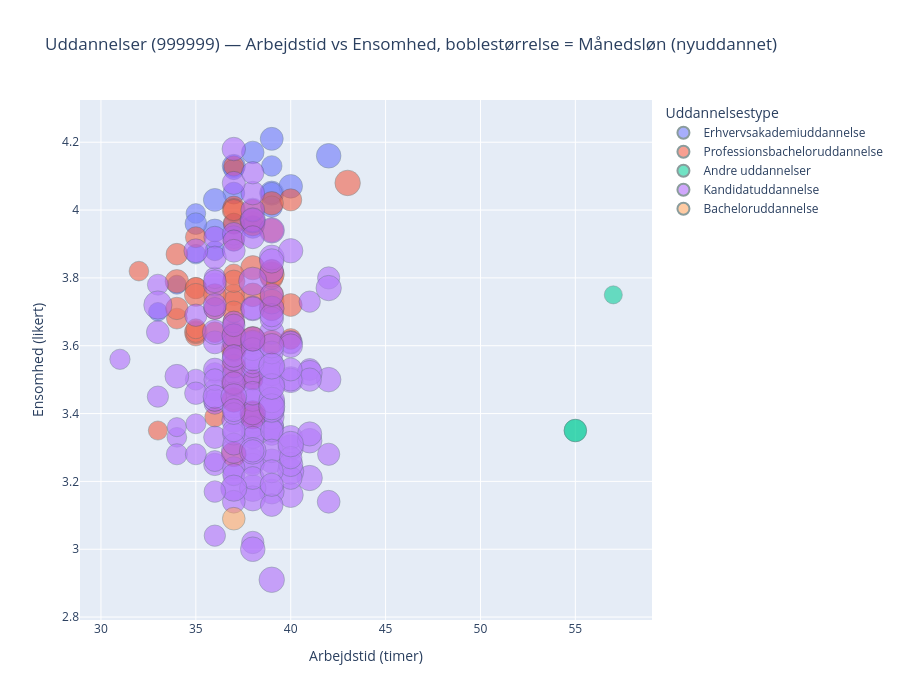

Write notebook code for a chart like this one.
### Code cell
import pandas as pd
import plotly.express as px

# ============================================================
# 1) LOAD DATA
# ============================================================
df = pd.read_excel("../Data/DATA_UFM_combined.xlsx", header=0)

# keep only national level
df = df[df["udbud_id"] == 999999].copy()

# drop rows with missing relevant values
df = df.dropna(subset=["arbejdstid_timer", "ensom_likert", "maanedloen_nyudd", "displaydocclass"])

# ============================================================
# 2) BUBBLE CHART
# ============================================================
fig = px.scatter(
    df,
    x="arbejdstid_timer",
    y="ensom_likert",
    size="maanedloen_nyudd",
    color="displaydocclass",
    hover_name="titel",
    labels={
        "arbejdstid_timer": "Arbejdstid (timer)",
        "ensom_likert": "Ensomhed (likert)",
        "maanedloen_nyudd": "Månedsløn (nyuddannet)",
        "displaydocclass": "Uddannelsestype"
    },
    title="Uddannelser (999999) — Arbejdstid vs Ensomhed, boblestørrelse = Månedsløn (nyuddannet)",
    height=700
)

# optional tweaks for readability
fig.update_traces(opacity=0.8, marker=dict(line=dict(width=0.5, color='DarkSlateGrey')))
fig.update_layout(
    legend_title_text="Uddannelsestype",
    xaxis=dict(zeroline=False),
    yaxis=dict(zeroline=False)
)

fig.show()

### Figure 1 — Plotly figure (JSON) as saved in the notebook; plotly's stock layout.template omitted (floating-point values rounded to 4 significant figures; data arrays with more than 128 entries replaced by an {"elided": "..."} marker saying what was removed)
{"data": [{"hovertemplate": "<b>%{hovertext}</b><br><br>Uddannelsestype=Erhvervsakademiuddannelse<br>Arbejdstid (timer)=%{x}<br>Ensomhed (likert)=%{y}<br>Månedsløn (nyuddannet)=%{marker.size}<extra></extra>", "hovertext": ["Administrationsøkonom", "Automationsteknolog", "Energiteknolog", "Financial Controller", "Byggekoordinator", "Datamatiker", "Designteknolog", "Finansøkonom", "Handelsøkonom", "It-teknolog", "Jordbrugsteknolog", "Kort- og landmålingstekniker", "Laborant", "Markedsføringsøkonom", "Miljøteknolog", "Multimediedesigner", "Procesteknolog", "Produktionsteknolog", "Service- og oplevelsesøkonom", "Logistikøkonom", "Elinstallatør"], "legendgroup": "Erhvervsakademiuddannelse", "marker": {"color": "#636efa", "line": {"color": "DarkSlateGrey", "width": 0.5}, "size": [29800, 40700, 37700, 27600, 39150, 36000, 24600, 29700, 29500, 33400, 32500, 35700, 36150, 27350, 32900, 25500, 36700, 37000, 27000, 32400, 42600], "sizemode": "area", "sizeref": 140.2, "symbol": "circle"}, "mode": "markers", "name": "Erhvervsakademiuddannelse", "opacity": 0.8, "orientation": "v", "showlegend": true, "type": "scatter", "x": [37, 39, 37, 36, 40, 36, 33, 39, 37, 37, 39, 38, 38, 35, 35, 34, 36, 39, 35, 39, 42], "xaxis": "x", "y": [3.96, 4.05, 4.13, 3.88, 4.07, 3.94, 3.7, 4.13, 4.12, 4.05, 4.05, 4.17, 3.95, 3.99, 3.96, 3.78, 4.03, 4.21, 3.87, 4.01, 4.16], "yaxis": "y"}, {"hovertemplate": "<b>%{hovertext}</b><br><br>Uddannelsestype=Professionsbacheloruddannelse<br>Arbejdstid (timer)=%{x}<br>Ensomhed (likert)=%{y}<br>Månedsløn (nyuddannet)=%{marker.size}<extra></extra>", "hovertext": ["Psykomotorisk terapeut", "Bioanalytiker", "Bygningskonstruktør", "Diplomingeniør - bioteknologi", "Diplomingeniør - bygning", "Diplomingeniør - bygningsdesign", "Diplomingeniør - elektronik", "Diplomingeniør - elektroteknologi", "Diplomingeniør - global ledelse og design af produktionsnetværk", "Diplomingeniør - softwareteknologi", "Diplomingeniør - integreret design", "Diplomingeniør - kemi- og bioteknologi", "Diplomingeniør i kemiteknologi", "Diplomingeniør - maskinteknik", "Diplomingeniør - Mechatronics", "Diplomingeniør - produktion", "Diplomingeniør - robotteknologi", "Diplomingeniør - elektrisk energiteknologi", "Diplomingeniør - sundhedsteknologi", "Ergoterapeut", "Fotojournalist", "Fysioterapeut", "Visuel kommunikation", "Design og business", "Jordemoder", "Journalist", "Animation", "Lærer i folkeskolen", "Maskinmester", "Medieproduktion og ledelse", "Optometrist", "Pædagog", "Procesøkonomi og værdikædeledelse", "It-sikkerhed", "Ernæring og sundhed", "Økonomi og informationsteknologi", "E-commerce og digital marketing", "Event management og økonomi", "Skat", "Diakoni og socialpædagogik", "E-handel", "Digital konceptudvikling", "Eksport og teknologi", "Finans", "Innovation og entrepreneurship", "International handel og markedsføring", "International Hospitality Management", "Jordbrug", "Katastrofe- og risikomanager", "Kommunikation", "Kristendom, kultur og kommunikation", "Multiplatform storytelling and production", "Offentlig administration", "Produktudvikling og teknisk integration", "Softwareudvikling", "Sport Management", "Webudvikling", "Radiograf", "Skov- og landskabsingeniør", "Socialrådgiver", "Sygeplejerske", "Tandplejer"], "legendgroup": "Professionsbacheloruddannelse", "marker": {"color": "#EF553B", "line": {"color": "DarkSlateGrey", "width": 0.5}, "size": [30500, 31750, 39300, 46550, 39800, 38700, 41650, 43900, 43900, 42900, 39400, 40500, 36250, 41600, 42650, 43200, 41100, 44350, 40850, 31500, 25700, 30700, 30550, 28600, 36500, 36700, 28750, 39100, 45700, 32200, 38600, 32300, 36900, 41500, 29000, 36600, 31400, 30300, 37800, 32950, 31400, 30000, 33150, 34400, 30600, 31400, 30250, 34700, 36600, 34500, 27200, 28000, 33500, 38300, 38000, 28800, 33300, 32900, 37100, 35000, 35100, 35200], "sizemode": "area", "sizeref": 140.2, "symbol": "circle"}, "mode": "markers", "name": "Professionsbacheloruddannelse", "opacity": 0.8, "orientation": "v", "showlegend": true, "type": "scatter", "x": [34, 37, 39, 38, 39, 38, 37, 38, 37, 37, 37, 38, 39, 39, 37, 39, 38, 39, 39, 35, 33, 35, 35, 36, 35, 37, 38, 38, 43, 37, 34, 35, 35, 38, 35, 38, 37, 40, 37, 34, 37, 36, 38, 40, 37, 37, 37, 37, 40, 37, 32, 35, 37, 39, 37, 37, 36, 37, 39, 37, 36, 34], "xaxis": "x", "y": [3.68, 3.64, 3.94, 3.4, 3.75, 3.62, 3.44, 3.62, 3.49, 3.59, 3.54, 3.39, 3.8, 3.71, 3.28, 3.73, 3.83, 3.81, 3.61, 3.77, 3.35, 3.92, 3.63, 3.39, 3.64, 3.63, 3.5, 3.75, 4.08, 3.75, 3.79, 3.77, 3.75, 3.96, 3.64, 3.97, 4.01, 3.62, 4, 3.87, 3.96, 3.64, 4, 4.03, 3.81, 4, 3.91, 3.73, 3.72, 3.59, 3.82, 3.65, 3.67, 4.02, 3.63, 4.13, 3.71, 3.7, 3.82, 3.79, 3.75, 3.71], "yaxis": "y"}, {"hovertemplate": "<b>%{hovertext}</b><br><br>Uddannelsestype=Andre uddannelser<br>Arbejdstid (timer)=%{x}<br>Ensomhed (likert)=%{y}<br>Månedsløn (nyuddannet)=%{marker.size}<extra></extra>", "hovertext": ["Skibsfører (uden gymnasial uddannelse)", "Kystskipper", "Skibsassistent"], "legendgroup": "Andre uddannelser", "marker": {"color": "#00cc96", "line": {"color": "DarkSlateGrey", "width": 0.5}, "size": [35600, 35600, 22900], "sizemode": "area", "sizeref": 140.2, "symbol": "circle"}, "mode": "markers", "name": "Andre uddannelser", "opacity": 0.8, "orientation": "v", "showlegend": true, "type": "scatter", "x": [55, 55, 57], "xaxis": "x", "y": [3.35, 3.35, 3.75], "yaxis": "y"}, {"hovertemplate": "<b>%{hovertext}</b><br><br>Uddannelsestype=Kandidatuddannelse<br>Arbejdstid (timer)=%{x}<br>Ensomhed (likert)=%{y}<br>Månedsløn (nyuddannet)=%{marker.size}<extra></extra>", "hovertext": {"elided": "183 str values"}, "legendgroup": "Kandidatuddannelse", "marker": {"color": "#ab63fa", "line": {"color": "DarkSlateGrey", "width": 0.5}, "size": {"elided": "183 int values"}, "sizemode": "area", "sizeref": 140.2, "symbol": "circle"}, "mode": "markers", "name": "Kandidatuddannelse", "opacity": 0.8, "orientation": "v", "showlegend": true, "type": "scatter", "x": {"elided": "183 int values"}, "xaxis": "x", "y": {"elided": "183 float values"}, "yaxis": "y"}, {"hovertemplate": "<b>%{hovertext}</b><br><br>Uddannelsestype=Bacheloruddannelse<br>Arbejdstid (timer)=%{x}<br>Ensomhed (likert)=%{y}<br>Månedsløn (nyuddannet)=%{marker.size}<extra></extra>", "hovertext": ["Bioinformatik"], "legendgroup": "Bacheloruddannelse", "marker": {"color": "#FFA15A", "line": {"color": "DarkSlateGrey", "width": 0.5}, "size": [36100], "sizemode": "area", "sizeref": 140.2, "symbol": "circle"}, "mode": "markers", "name": "Bacheloruddannelse", "opacity": 0.8, "orientation": "v", "showlegend": true, "type": "scatter", "x": [37], "xaxis": "x", "y": [3.09], "yaxis": "y"}], "layout": {"height": 700, "legend": {"itemsizing": "constant", "title": {"text": "Uddannelsestype"}, "tracegroupgap": 0}, "title": {"text": "Uddannelser (999999) — Arbejdstid vs Ensomhed, boblestørrelse = Månedsløn (nyuddannet)"}, "xaxis": {"anchor": "y", "domain": [0, 1], "title": {"text": "Arbejdstid (timer)"}, "zeroline": false}, "yaxis": {"anchor": "x", "domain": [0, 1], "title": {"text": "Ensomhed (likert)"}, "zeroline": false}}}
